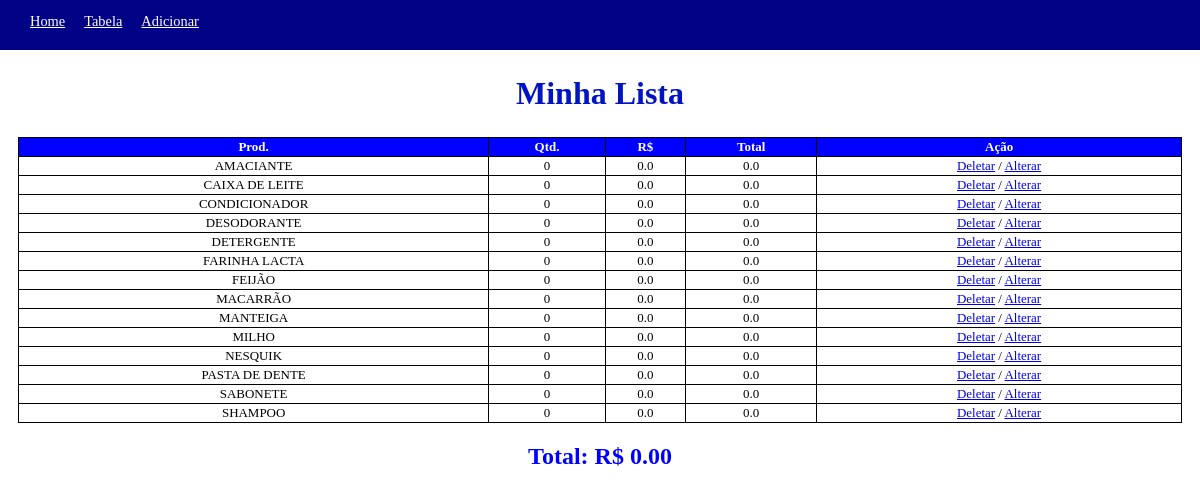
Before: /lista/ with the older database file.
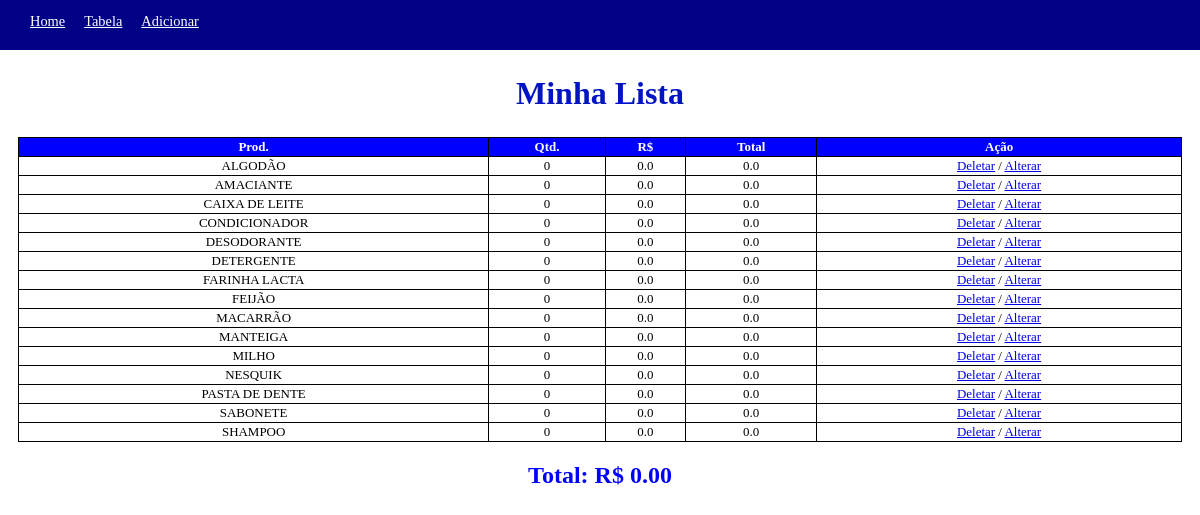
After: the same page with the newer database file.
### tables this page shows
CREATE TABLE lista_compras(
            id integer not null primary key autoincrement,
            produto text not null,
            quantidade integer,
            preco float,
            total float);

### app.py (the view)
@app.route('/lista/')
def lista():
    consuta_db = Consultadb()
    compras = consuta_db.consultaListaCompras()
    total = consuta_db.consultaSomaCompras()
    if not total:
        total = 0
    return render_template('lista.html', compras=compras, total="%.2f" % total )

### sql.py (called while the page is built)
    def consultaListaCompras(self):
        self.conn = sqlite3.connect('banco.db')
        self.cur = self.conn.cursor()
        self.cur.execute(""" select * from  lista_compras order by produto ASC""")
        lista = self.cur.fetchall()
        self.conn.close()
        return lista

    def consultaSomaCompras(self):
        self.conn = sqlite3.connect('banco.db')
        self.cur = self.conn.cursor()
        self.cur.execute(""" select SUM(total) from  lista_compras """)
        lista = self.cur.fetchall()[0][0]
        self.conn.close()
        return lista

### templates/lista.html
{% extends 'base.html' %}
{% block tela %}
    <h1 id="title">Minha Lista</h1>
{% endblock %}
{% block tabela %}
<table>
    <tr>
        <th>Prod.</th>
        <th>Qtd.</th>
        <th>R$</th>
        <th>Total</th>
        <th>Ação</th>
    </tr>
    {% for dado in compras%}
        <tr>
            <td>{{dado[1]}}</td>
            <td>{{dado[2]}}</td>
            <td>{{dado[3]}}</td>
            <td>{{dado[4]}}</td>
            <td><a href="{{url_for('delete', id=dado[0])}}">Deletar</a> / <a href="{{ url_for('update', id=dado[0]) }}">Alterar</a></td>
        </tr>
            {% endfor %}
</table>
<h2 id="total">Total: R$ {{ total }} </h2>
{% endblock %}

Changed rows visible on the page:
added lista_compras: produto "ALGODÃO", quantidade "0", preco "0.0", total "0.0"
